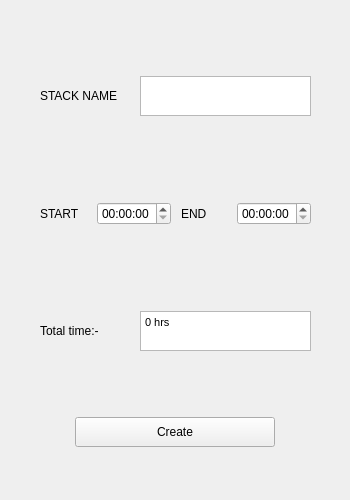
<?xml version="1.0" encoding="UTF-8"?>
<ui version="4.0">
 <class>Stackgen</class>
 <widget class="QMainWindow" name="Stackgen">
  <property name="geometry">
   <rect>
    <x>0</x>
    <y>0</y>
    <width>350</width>
    <height>500</height>
   </rect>
  </property>
  <property name="minimumSize">
   <size>
    <width>324</width>
    <height>483</height>
   </size>
  </property>
  <property name="maximumSize">
   <size>
    <width>350</width>
    <height>500</height>
   </size>
  </property>
  <property name="windowTitle">
   <string>STACK Generator</string>
  </property>
  <widget class="QWidget" name="centralwidget">
   <property name="maximumSize">
    <size>
     <width>350</width>
     <height>500</height>
    </size>
   </property>
   <widget class="QWidget" name="verticalLayoutWidget">
    <property name="geometry">
     <rect>
      <x>0</x>
      <y>0</y>
      <width>351</width>
      <height>501</height>
     </rect>
    </property>
    <layout class="QVBoxLayout" name="content_v">
     <property name="spacing">
      <number>10</number>
     </property>
     <property name="sizeConstraint">
      <enum>QLayout::SetMinimumSize</enum>
     </property>
     <property name="leftMargin">
      <number>20</number>
     </property>
     <property name="topMargin">
      <number>20</number>
     </property>
     <property name="rightMargin">
      <number>20</number>
     </property>
     <property name="bottomMargin">
      <number>20</number>
     </property>
     <item>
      <layout class="QHBoxLayout" name="name_layout_h" stretch="0,0">
       <property name="spacing">
        <number>20</number>
       </property>
       <property name="sizeConstraint">
        <enum>QLayout::SetMinimumSize</enum>
       </property>
       <property name="leftMargin">
        <number>20</number>
       </property>
       <property name="topMargin">
        <number>20</number>
       </property>
       <property name="rightMargin">
        <number>20</number>
       </property>
       <property name="bottomMargin">
        <number>20</number>
       </property>
       <item>
        <widget class="QLabel" name="name_label">
         <property name="sizePolicy">
          <sizepolicy hsizetype="Maximum" vsizetype="Preferred">
           <horstretch>0</horstretch>
           <verstretch>0</verstretch>
          </sizepolicy>
         </property>
         <property name="minimumSize">
          <size>
           <width>80</width>
           <height>50</height>
          </size>
         </property>
         <property name="maximumSize">
          <size>
           <width>100</width>
           <height>50</height>
          </size>
         </property>
         <property name="text">
          <string>STACK NAME</string>
         </property>
        </widget>
       </item>
       <item>
        <widget class="QTextEdit" name="stack_name_input">
         <property name="enabled">
          <bool>true</bool>
         </property>
         <property name="sizePolicy">
          <sizepolicy hsizetype="Maximum" vsizetype="Maximum">
           <horstretch>0</horstretch>
           <verstretch>0</verstretch>
          </sizepolicy>
         </property>
         <property name="maximumSize">
          <size>
           <width>250</width>
           <height>40</height>
          </size>
         </property>
         <property name="baseSize">
          <size>
           <width>20</width>
           <height>20</height>
          </size>
         </property>
         <property name="verticalScrollBarPolicy">
          <enum>Qt::ScrollBarAlwaysOff</enum>
         </property>
        </widget>
       </item>
      </layout>
     </item>
     <item>
      <layout class="QHBoxLayout" name="time_layout_h">
       <property name="spacing">
        <number>10</number>
       </property>
       <property name="leftMargin">
        <number>20</number>
       </property>
       <property name="topMargin">
        <number>20</number>
       </property>
       <property name="rightMargin">
        <number>20</number>
       </property>
       <property name="bottomMargin">
        <number>20</number>
       </property>
       <item>
        <widget class="QLabel" name="start_label">
         <property name="text">
          <string>START</string>
         </property>
        </widget>
       </item>
       <item>
        <widget class="QTimeEdit" name="start_time_input"/>
       </item>
       <item>
        <widget class="QLabel" name="end_label">
         <property name="text">
          <string>END</string>
         </property>
        </widget>
       </item>
       <item>
        <widget class="QTimeEdit" name="end_time_input"/>
       </item>
      </layout>
     </item>
     <item>
      <layout class="QHBoxLayout" name="total_time_layout_h" stretch="0,0">
       <property name="spacing">
        <number>20</number>
       </property>
       <property name="sizeConstraint">
        <enum>QLayout::SetMinimumSize</enum>
       </property>
       <property name="leftMargin">
        <number>20</number>
       </property>
       <property name="topMargin">
        <number>20</number>
       </property>
       <property name="rightMargin">
        <number>20</number>
       </property>
       <property name="bottomMargin">
        <number>20</number>
       </property>
       <item>
        <widget class="QLabel" name="name_label_2">
         <property name="sizePolicy">
          <sizepolicy hsizetype="Maximum" vsizetype="Preferred">
           <horstretch>0</horstretch>
           <verstretch>0</verstretch>
          </sizepolicy>
         </property>
         <property name="minimumSize">
          <size>
           <width>80</width>
           <height>50</height>
          </size>
         </property>
         <property name="maximumSize">
          <size>
           <width>100</width>
           <height>50</height>
          </size>
         </property>
         <property name="text">
          <string>Total time:-</string>
         </property>
        </widget>
       </item>
       <item>
        <widget class="QTextEdit" name="total_time_output">
         <property name="enabled">
          <bool>true</bool>
         </property>
         <property name="sizePolicy">
          <sizepolicy hsizetype="Maximum" vsizetype="Maximum">
           <horstretch>0</horstretch>
           <verstretch>0</verstretch>
          </sizepolicy>
         </property>
         <property name="maximumSize">
          <size>
           <width>250</width>
           <height>40</height>
          </size>
         </property>
         <property name="baseSize">
          <size>
           <width>20</width>
           <height>20</height>
          </size>
         </property>
         <property name="verticalScrollBarPolicy">
          <enum>Qt::ScrollBarAlwaysOff</enum>
         </property>
         <property name="html">
          <string>&lt;!DOCTYPE HTML PUBLIC &quot;-//W3C//DTD HTML 4.0//EN&quot; &quot;http://www.w3.org/TR/REC-html40/strict.dtd&quot;&gt;
&lt;html&gt;&lt;head&gt;&lt;meta name=&quot;qrichtext&quot; content=&quot;1&quot; /&gt;&lt;meta charset=&quot;utf-8&quot; /&gt;&lt;style type=&quot;text/css&quot;&gt;
p, li { white-space: pre-wrap; }
&lt;/style&gt;&lt;/head&gt;&lt;body style=&quot; font-family:'Segoe UI'; font-size:9pt; font-weight:400; font-style:normal;&quot;&gt;
&lt;p style=&quot; margin-top:0px; margin-bottom:0px; margin-left:0px; margin-right:0px; -qt-block-indent:0; text-indent:0px;&quot;&gt;&lt;span style=&quot; font-family:'MS Shell Dlg 2'; font-size:8.25pt;&quot;&gt;0 hrs&lt;/span&gt;&lt;/p&gt;&lt;/body&gt;&lt;/html&gt;</string>
         </property>
        </widget>
       </item>
      </layout>
     </item>
     <item alignment="Qt::AlignHCenter">
      <widget class="QPushButton" name="create_btn">
       <property name="sizePolicy">
        <sizepolicy hsizetype="Maximum" vsizetype="Fixed">
         <horstretch>0</horstretch>
         <verstretch>0</verstretch>
        </sizepolicy>
       </property>
       <property name="minimumSize">
        <size>
         <width>200</width>
         <height>30</height>
        </size>
       </property>
       <property name="maximumSize">
        <size>
         <width>200</width>
         <height>30</height>
        </size>
       </property>
       <property name="text">
        <string>Create</string>
       </property>
      </widget>
     </item>
    </layout>
   </widget>
  </widget>
 </widget>
 <resources/>
 <connections/>
</ui>
